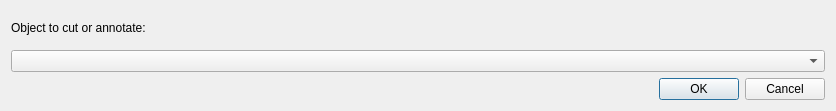
<?xml version="1.0" encoding="UTF-8"?>
<ui version="4.0">
 <class>ManipulateObjectDlg</class>
 <widget class="QDialog" name="ManipulateObjectDlg">
  <property name="geometry">
   <rect>
    <x>0</x>
    <y>0</y>
    <width>836</width>
    <height>111</height>
   </rect>
  </property>
  <property name="windowTitle">
   <string>Select object</string>
  </property>
  <layout class="QVBoxLayout" name="verticalLayout">
   <item>
    <widget class="QLabel" name="label">
     <property name="text">
      <string>Object to cut or annotate:</string>
     </property>
    </widget>
   </item>
   <item>
    <widget class="QComboBox" name="selectedObjectCB"/>
   </item>
   <item>
    <widget class="QDialogButtonBox" name="buttonBox">
     <property name="orientation">
      <enum>Qt::Horizontal</enum>
     </property>
     <property name="standardButtons">
      <set>QDialogButtonBox::Cancel|QDialogButtonBox::Ok</set>
     </property>
    </widget>
   </item>
  </layout>
 </widget>
 <resources/>
 <connections>
  <connection>
   <sender>buttonBox</sender>
   <signal>accepted()</signal>
   <receiver>ManipulateObjectDlg</receiver>
   <slot>accept()</slot>
   <hints>
    <hint type="sourcelabel">
     <x>248</x>
     <y>254</y>
    </hint>
    <hint type="destinationlabel">
     <x>157</x>
     <y>274</y>
    </hint>
   </hints>
  </connection>
  <connection>
   <sender>buttonBox</sender>
   <signal>rejected()</signal>
   <receiver>ManipulateObjectDlg</receiver>
   <slot>reject()</slot>
   <hints>
    <hint type="sourcelabel">
     <x>316</x>
     <y>260</y>
    </hint>
    <hint type="destinationlabel">
     <x>286</x>
     <y>274</y>
    </hint>
   </hints>
  </connection>
 </connections>
</ui>
